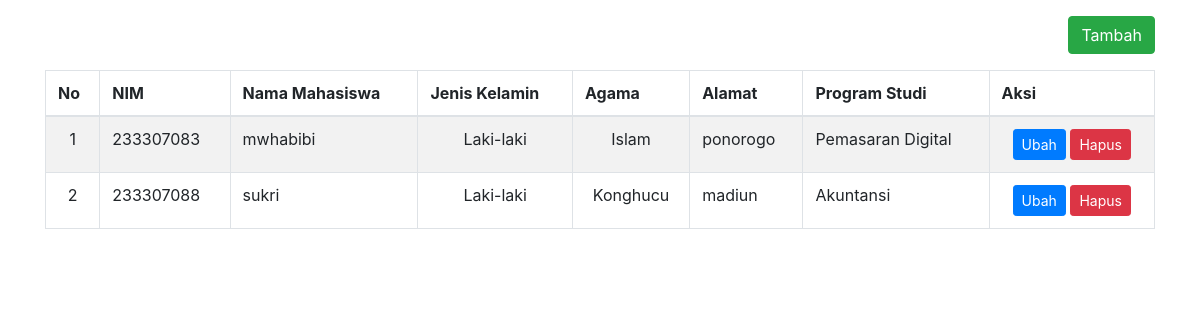
The page / on the database its author committed.
### tables this page shows
CREATE TABLE `ms_mahasiswa` (
  `idMahasiswa` int(11) NOT NULL,
  `nim` int(11) NOT NULL,
  `namaMahasiswa` varchar(60) NOT NULL,
  `jenisKelamin` enum('Laki-laki','Perempuan') NOT NULL,
  `agama` enum('Islam','Kristen','Katolik','Budha','Konghucu','Hindu') NOT NULL,
  `alamat` varchar(255) NOT NULL,
  `prodi` enum('Teknik Pembentukan Logam','Administrasi Bisnis','Teknologi Informasi','Teknik Listrik','Teknik Komputer Kontrol','Akuntansi','Bahasa Inggris','Akuntansi Sektor Publik','Akuntansi Perpajakan','Teknologi Rekayasa Otomotif','Teknologi Rekayasa Perangkat Lunak','Teknologi Rekayasa Elektronika','Pemasaran Digital','Perkeretaapian') NOT NULL
);

### index.php (the view, shortened to what this page needs)
<?php
include("koneksi.php");
?>
<html>
<head>
    <link rel="stylesheet" href="https://cdn.jsdelivr.net/npm/bootstrap@4.6.2/dist/css/bootstrap.min.css">
</head>
<body>
    <div class="container">
        <div class="row">
            <div class="col-md-12 text-right mt-3">
                <button type="button" class="btn btn-success" data-toggle="modal" data-target="#modal-input" onclick="ResetInput()">Tambah</button>
            </div>
            <div class="col-md-12 mt-3">
                <table class="table table-striped table-bordered">
                    <thead>
                        <tr>
                            <th>No</th>
                            <th>NIM</th>
                            <th>Nama Mahasiswa</th>
                            <th>Jenis Kelamin</th>
                            <th>Agama</th>
                            <th>Alamat</th>
                            <th>Program Studi</th>
                            <th>Aksi</th>
                        </tr>
                    </thead>
                    <tbody>
                        <?php
                        $sql = "SELECT * FROM ms_mahasiswa";
                        $query = mysqli_query($db, $sql);
                        $no = 1;
                        while ($data = mysqli_fetch_array($query)) {
                            echo "<tr>
								<td align='center'>" . $no++ . "</td>
								<td>" . $data['nim'] . "</td>
								<td>" . $data['namaMahasiswa'] . "</td>
								<td align='center'>" . $data['jenisKelamin'] . "</td>
								<td align='center'>" . $data['agama'] . "</td>
								<td>" . $data['alamat'] . "</td>
								<td>" . $data['prodi'] . "</td>
								<td align='center'>
									<button type='button' class='btn btn-primary btn-sm' data-toggle='modal' data-target='#modal-input' onclick='SetInput(" . json_encode($data) . ")'>Ubah</button>
									<button type='button' class='btn btn-danger btn-sm' data-toggle='modal' data-target='#modal-hapus' onclick='SetHapus(" . json_encode($data) . ")'>Hapus</button>
								</td>
							</tr>";
                        }
                        ?>
                    </tbody>
                </table>
            </div>
        </div>
    </div>
</body>
</html>

### rows shown on the page
ms_mahasiswa: nim "233307083", namaMahasiswa "mwhabibi", jenisKelamin "Laki-laki", agama "Islam", alamat "ponorogo", prodi "Pemasaran Digital"
ms_mahasiswa: nim "233307088", namaMahasiswa "sukri", jenisKelamin "Laki-laki", agama "Konghucu", alamat "madiun", prodi "Akuntansi"
